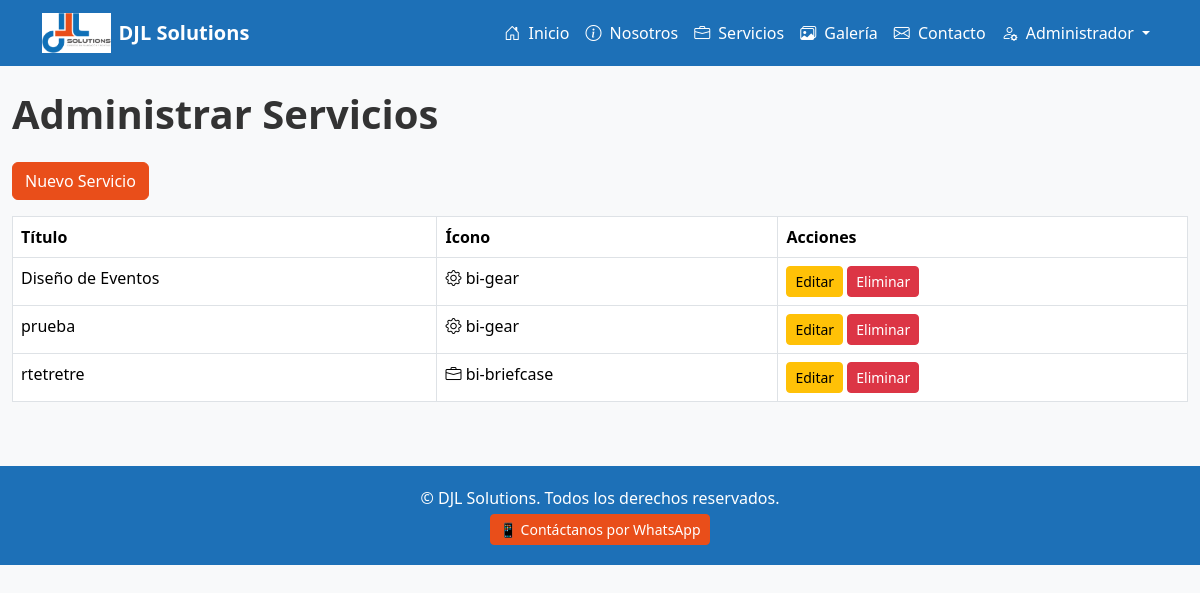
Page /admin/services (signed in) on the earlier database version.
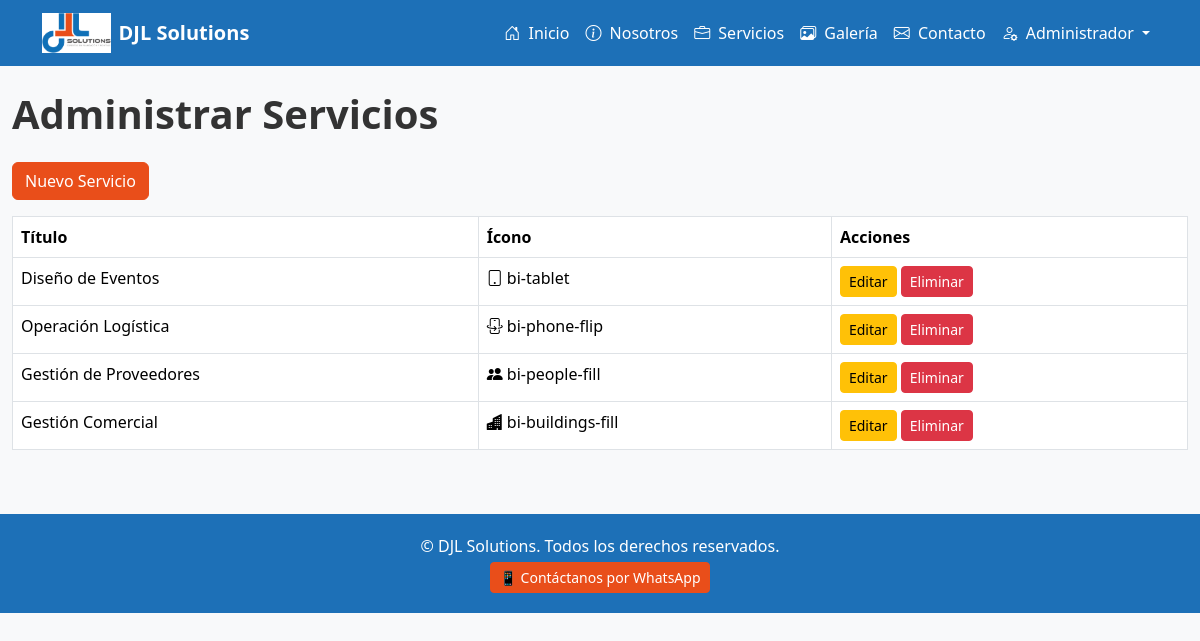
Same page on the later database version.
### models.py (models this page shows)
class Service(db.Model):
    id = db.Column(db.Integer, primary_key=True)
    title = db.Column(db.String(100), nullable=False)
    description = db.Column(db.Text, nullable=False)
    icon = db.Column(db.String(50), nullable=False)  # clase de ícono Bootstrap

### app.py (the view)
@app.route('/admin/services')
@login_required
def admin_services():
    services = Service.query.all()
    return render_template('admin_services.html', services=services)

### app.py (called while the page is built)
@login_manager.user_loader
def load_user(user_id):
    return User.query.get(int(user_id))

### templates/admin_services.html
{% extends 'base.html' %}
{% block content %}
<h1 class="fw-bold mb-4">Administrar Servicios</h1>
<a href="{{ url_for('new_service') }}" class="btn btn-primary mb-3">Nuevo Servicio</a>
<table class="table table-bordered">
  <thead>
    <tr>
      <th>Título</th>
      <th>Ícono</th>
      <th>Acciones</th>
    </tr>
  </thead>
  <tbody>
    {% for s in services %}
    <tr>
      <td>{{ s.title }}</td>
      <td><i class="bi {{ s.icon }}"></i> {{ s.icon }}</td>
      <td>
        <a href="{{ url_for('edit_service', service_id=s.id) }}" class="btn btn-sm btn-warning">Editar</a>
        <form action="{{ url_for('delete_service', service_id=s.id) }}" method="POST" style="display:inline;" onsubmit="return confirm('¿Seguro que quieres eliminar este servicio?');">
          <button type="submit" class="btn btn-sm btn-danger">Eliminar</button>
        </form>
      </td>
    </tr>
    {% endfor %}
  </tbody>
</table>
{% endblock %}

### templates/base.html (shortened to what this page needs)
<!DOCTYPE html>
<html lang="es">
<head>
  <link href="https://cdn.jsdelivr.net/npm/bootstrap@5.3.2/dist/css/bootstrap.min.css" rel="stylesheet">
  <link href="{{ url_for('static', filename='css/styles.css') }}" rel="stylesheet">
  <link rel="stylesheet" href="https://cdn.jsdelivr.net/npm/bootstrap-icons@1.11.3/font/bootstrap-icons.css">
  <link href="https://cdn.jsdelivr.net/npm/select2@4.1.0-rc.0/dist/css/select2.min.css" rel="stylesheet" />
  <link href="https://cdnjs.cloudflare.com/ajax/libs/lightbox2/2.11.4/css/lightbox.min.css" rel="stylesheet">
  <link href="https://cdnjs.cloudflare.com/ajax/libs/summernote/0.8.20/summernote-lite.min.css" rel="stylesheet">
</head>
<body>
  <nav class="navbar navbar-expand-lg" style="background-color: #1d70b7;">
    <div class="container">
      <a class="navbar-brand d-flex align-items-center text-white" href="{{ url_for('index') }}">
        <img src="{{ url_for('static', filename='images/djl_logo.png') }}" height="40" alt="Logo DJL" class="me-2">
        <span class="fw-bold">DJL Solutions</span>
      </a>
      <div class="collapse navbar-collapse" id="navbarNav">
        <ul class="navbar-nav ms-auto align-items-lg-center">
          <li class="nav-item">
            <a class="nav-link text-white" href="{{ url_for('index') }}">
              <i class="bi bi-house-door me-1"></i> Inicio
            </a>
          </li>
          <li class="nav-item">
            <a class="nav-link text-white" href="{{ url_for('about') }}">
              <i class="bi bi-info-circle me-1"></i> Nosotros
            </a>
          </li>
          <li class="nav-item">
            <a class="nav-link text-white" href="{{ url_for('services') }}">
              <i class="bi bi-briefcase me-1"></i> Servicios
            </a>
          </li>
          <li class="nav-item">
            <a class="nav-link text-white" href="{{ url_for('galeria') }}">
              <i class="bi bi-images me-1"></i> Galería
            </a>
          </li>
          <li class="nav-item">
            <a class="nav-link text-white" href="{{ url_for('contact') }}">
              <i class="bi bi-envelope me-1"></i> Contacto
            </a>
          </li>
          {% if current_user.is_authenticated %}
          <li class="nav-item dropdown">
            <a class="nav-link dropdown-toggle text-white" href="#" id="adminDropdown" role="button"
              data-bs-toggle="dropdown" aria-expanded="false">
              <i class="bi bi-person-gear me-1"></i> Administrador
            </a>
          </li>
          {% endif %}
        </ul>
      </div>
    </div>
  </nav>
  <main class="container-fluid py-4">
    {% block content %}{% endblock %}
  </main>
  <footer class="footer text-center mt-4">
    <div class="container">
      <p class="mb-1">&copy; {{ current_year }} DJL Solutions. Todos los derechos reservados.</p>
      <a href="https://wa.me/573150577530" class="btn btn-primary btn-sm">📱 Contáctanos por WhatsApp</a>
    </div>
  </footer>
</body>
</html>

### static/css/styles.css (style rules this page uses)
body { font-family: 'Segoe UI', Tahoma, Geneva, Verdana, sans-serif; background-color: #f8f9fa; color: #333; }
.navbar { background-color: #1d70b7; }
.navbar .nav-link, .navbar-brand { color: white !important; }
.btn-primary { background-color: #e94e1a; border-color: #e94e1a; }
.footer { background-color: #1d70b7; color: white; padding: 20px 0; }

Differences in the rows shown:
removed Service: title "prueba", icon "bi-gear"
removed Service: title "rtetretre", icon "bi-briefcase"
changed Service "Diseño de Eventos": icon "bi-gear" → "bi-tablet"
added Service: title "Operación Logística", icon "bi-phone-flip"
added Service: title "Gestión de Proveedores", icon "bi-people-fill"
added Service: title "Gestión Comercial", icon "bi-buildings-fill"
